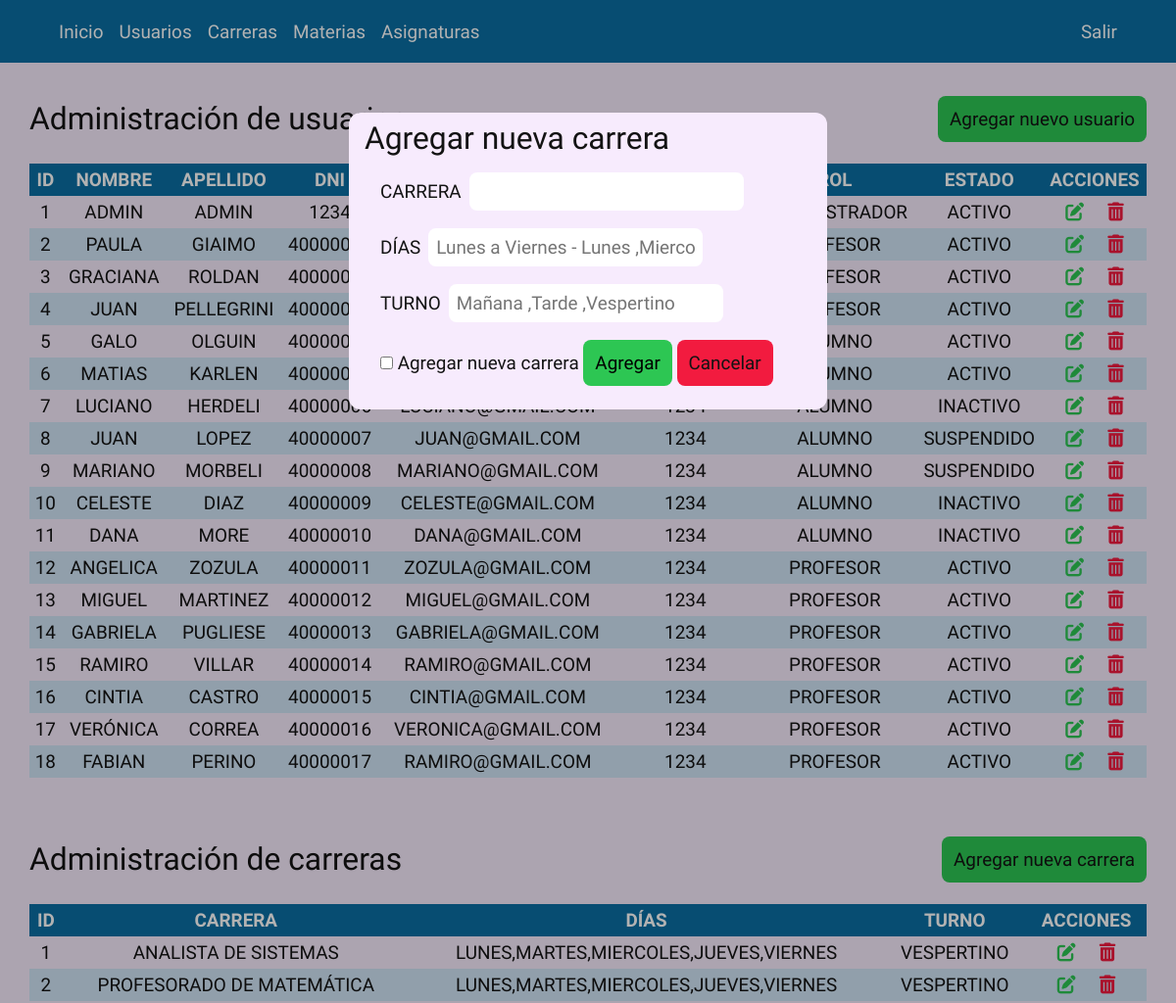
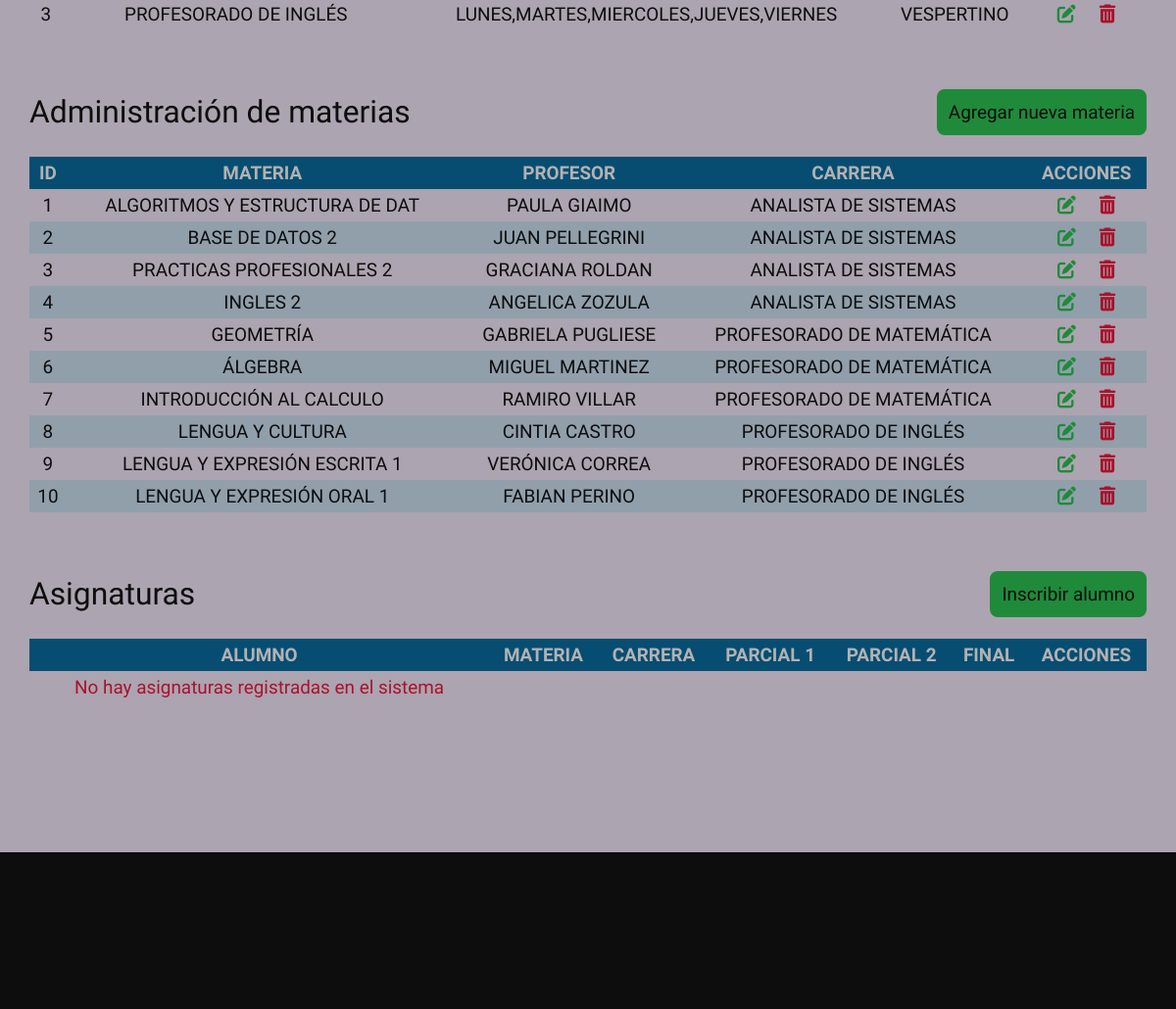
Screenshot of /panel.php?pan=1&acc=7 (signed in) with the database file from the repository (2 pictures, top to bottom).
### tables this page shows
create table usuarios(
    id int auto_increment,
    nombre varchar(30),
    apellido varchar(30),
    rol int,
    contraseña varchar(30),
    email varchar(30),
    dni int(8),
    foreign key (rol) references roles(id),
    primary key (id,rol)
);

create table roles(
    id int auto_increment,
    nombre varchar (30),
    primary key (id)
);

create table estados(
	id int auto_increment,
    nombreEstado varchar(30),
    primary key (id)
);

create table carreras(
	id int auto_increment,
    nombreCarrera varchar(70),
	diasCursada varchar(70),
    turno varchar(30),
    primary key (id)
);

create table materias(
    id int(2) auto_increment,
    materia varchar (30),
    profesor int,
    carrera int,
    foreign key (carrera) references carreras(id),
    foreign key (profesor) references usuarios(id),
    primary key (id,carrera)
);

### clases.php (the view, shortened to what this page needs)
<?php
function condb (){
        $serv="localhost";
        $usr="root";
        $pss="";
        $bd="alumni";
        $c=mysqli_connect($serv, $usr, $pss, $bd);
        return $c;
}
class Usuario {
    public static function listarUsuarios(){
        $con = condb();
        $data = mysqli_query($con,"select usuarios.id, usuarios.nombre, usuarios.apellido, roles.nombreRol, usuarios.contraseña, usuarios.email, usuarios.dni, estados.nombreEstado from usuarios inner join roles on usuarios.rol = roles.id inner join estados on usuarios.idEstado = estados.id order by id;");
        while ($info = mysqli_fetch_assoc($data)){ ?>
            <tr>
                <td><?php echo $info['id']; ?></td>
                <td><?php echo $info['nombre']; ?></td>
                <td><?php echo $info['apellido']; ?></td>
                <td><?php echo $info['dni']; ?></td>
                <td><?php echo $info['email']; ?></td>
                <td><?php echo $info['contraseña']; ?></td>
                <td><?php echo $info['nombreRol']; ?></td>
                <td><?php echo $info['nombreEstado']; ?></td>
                <td>
                    <p class="acciones">
                        <a class="modificar" href="panel.php?pan=1 & acc=1 & id=<?php echo $info['id']; ?>">
                            <i class="fa-solid fa-pen-to-square"></i>
                        </a>
                        <a class="eliminar" href="panel.php?pan=1 & acc=2 & id=<?php echo $info['id']; ?>">
                            <i class="fa-solid fa-trash-can"></i>
                        </a>
                    </p>
                </td>
            </tr>
<?php   }
    }
        ?>
    <?php }
}
class Materia{
    public static function listarMaterias(){
        $con = condb();
        $data = mysqli_query($con,"select materias.id, materias.materia, usuarios.nombre, usuarios.apellido, carreras.nombreCarrera from (( materias inner join usuarios on materias.profesor = usuarios.id ) inner join carreras on materias.carrera = carreras.id);");
        if(mysqli_affected_rows($con) == 0){
            echo "<tr><td><b class='bold red'>No hay materias registradas en el sistema</b></td></tr>";
        }else{
            while ($info = mysqli_fetch_assoc($data)){ ?>
                <tr>
                    <td><?php echo $info['id']; ?></td>
                    <td><?php echo $info['materia']; ?></td>
                    <td><?php echo $info['nombre'] ." " .$info['apellido']; ?></td>
                    <td><?php echo $info['nombreCarrera']; ?></td>
                    <td>
                        <p class="acciones">
                            <a class="modificar" href="panel.php?pan=1 & acc=5 & id=<?php echo $info['id']; ?>">
                                <i class="fa-solid fa-pen-to-square"></i>
                            </a>
                            <a class="eliminar" href="panel.php?pan=1 & acc=6 & id=<?php echo $info['id']; ?>">
                                <i class="fa-solid fa-trash-can"></i>
                            </a>
                        </p>
                    </td>
                </tr>
            <?php   }
        }
    }
}
class Carrera{
    public static function listarCarreras(){
        $con = condb();
        $data = mysqli_query($con,"select * from carreras;");
        if(mysqli_affected_rows($con) == 0){
            echo "<tr><td><b class='bold red'>No hay carreras registradas en el sistema</b></tr></td>";
        }else{
            while ($info = mysqli_fetch_assoc($data)){ ?>
                <tr>
                    <td><?php echo $info['id']; ?></td>
                    <td><?php echo $info['nombreCarrera']; ?></td>
                    <td><?php echo $info['diasCursada']; ?></td>
                    <td><?php echo $info['turno']; ?></td>
                    <td>
                        <p class="acciones">
                            <a class="modificar" href="panel.php?pan=1 & acc=8 & id=<?php echo $info['id']; ?>">
                                <i class="fa-solid fa-pen-to-square"></i>
                            </a>
                            <a class="eliminar" href="panel.php?pan=1 & acc=9 & id=<?php echo $info['id']; ?>">
                                <i class="fa-solid fa-trash-can"></i>
                            </a>
                        </p>
                    </td>
                </tr>
            <?php   }
        }
    }
}
class Notas{
    public static function listarNotas(){
        $con = condb();
        if(mysqli_affected_rows($con) == 0){
            echo "<tr><td><b class='bold red'>No hay asignaturas registradas en el sistema</b></tr></td>";
        }
    }
                $nombre = $info['nombre'] ." " .$info['apellido']?>
            <?php   }
}
?>

### css/style.css (style rules this page uses)
* { margin: 0; padding: 0; border: 0; font-size: 100%; font: inherit; vertical-align: baseline; }
:root { --color-blanco: #ffffff; --color-celeste100: #f7ebfd; --color-celeste200: #00a9e2; --color-celeste300 : #0B6FA4; --color-celeste400: #2c4268; --color-naranja300: #f06c00; --color-rojo200: #f21b3f; --color-verde100: #6ede8a; --color-verde200: #2dc653; --color-verde700: #026969; --color-gris200: #9b9c9b; --color-negro: #131313; --font-T300: 300 clamp(1rem, 0.2958rem + 2.2535vw, 3rem) 'Prompt', sans-serif; --font-T500: 500 clamp(1rem, 0.2958rem + 2.2535vw, 3rem) 'Prompt', sans-serif; --font-T700: 700 clamp(1rem, 0.2958rem + 2.2535vw, 3rem) 'Prompt', sans-serif; --font-TI300: italic 300 clamp(1rem, 0.2958rem + 2.2535vw, 3rem) 'Prompt', sans-serif; --font-P300: 300 clamp(0.75rem, 0.4419rem + 0.9859vw, 1.625rem) 'Prompt', sans-serif; --font-P500: 500 clamp(0.75rem, 0.4419rem + 0.9859vw, 1.625rem) 'Prompt', sans-serif; --font-P700: 700 clamp(0.75rem, 0.4419rem + 0.9859vw, 1.625rem) 'Prompt', sans-serif; --font-PI300: italic 300 clamp(0.75rem, 0.4419rem + 0.9859vw, 1.625rem) 'Prompt', sans-serif; }
body { font: var(--font-P300); color: var(--color-negro); }
.modificar { color: var(--color-verde200); }
.eliminar { color: var(--color-rojo200); }
.red { color: var(--color-rojo200); }
.bold { font-weight: 500; }

### css/panel.css (style rules this page uses)
table.lista td, table.lista th { padding: 5px 5px; }
table.lista tbody td { font: var(--font-P300); }
table.lista tr:nth-child(even) { background: #D0E4F5; }
.acciones { display: flex; justify-content: center; gap: 24px; }

### rows the page displays
usuarios: id "1", nombre "ADMIN", apellido "ADMIN", dni "1234", rol.nombreRol "ADMINISTRADOR", idEstado.nombreEstado "ACTIVO"
usuarios: id "2", nombre "PAULA", apellido "GIAIMO", dni "40000001", rol.nombreRol "PROFESOR", idEstado.nombreEstado "ACTIVO"
usuarios: id "3", nombre "GRACIANA", apellido "ROLDAN", dni "40000002", rol.nombreRol "PROFESOR", idEstado.nombreEstado "ACTIVO"
usuarios: id "4", nombre "JUAN", apellido "PELLEGRINI", dni "40000003", rol.nombreRol "PROFESOR", idEstado.nombreEstado "ACTIVO"
usuarios: id "5", nombre "GALO", apellido "OLGUIN", dni "40000004", rol.nombreRol "ALUMNO", idEstado.nombreEstado "ACTIVO"
usuarios: id "6", nombre "MATIAS", apellido "KARLEN", dni "40000005", rol.nombreRol "ALUMNO", idEstado.nombreEstado "ACTIVO"
usuarios: id "7", nombre "LUCIANO", apellido "HERDELI", dni "40000006", rol.nombreRol "ALUMNO", idEstado.nombreEstado "INACTIVO"
usuarios: id "8", nombre "JUAN", apellido "LOPEZ", dni "40000007", email "JUAN@GMAIL.COM", contraseña "1234", rol.nombreRol "ALUMNO", idEstado.nombreEstado "SUSPENDIDO"
usuarios: id "9", nombre "MARIANO", apellido "MORBELI", dni "40000008", email "MARIANO@GMAIL.COM", contraseña "1234", rol.nombreRol "ALUMNO", idEstado.nombreEstado "SUSPENDIDO"
usuarios: id "10", nombre "CELESTE", apellido "DIAZ", dni "40000009", email "CELESTE@GMAIL.COM", contraseña "1234", rol.nombreRol "ALUMNO", idEstado.nombreEstado "INACTIVO"
usuarios: id "11", nombre "DANA", apellido "MORE", dni "40000010", email "DANA@GMAIL.COM", contraseña "1234", rol.nombreRol "ALUMNO", idEstado.nombreEstado "INACTIVO"
usuarios: id "12", nombre "ANGELICA", apellido "ZOZULA", dni "40000011", email "ZOZULA@GMAIL.COM", contraseña "1234", rol.nombreRol "PROFESOR", idEstado.nombreEstado "ACTIVO"
usuarios: id "13", nombre "MIGUEL", apellido "MARTINEZ", dni "40000012", email "MIGUEL@GMAIL.COM", contraseña "1234", rol.nombreRol "PROFESOR", idEstado.nombreEstado "ACTIVO"
usuarios: id "14", nombre "GABRIELA", apellido "PUGLIESE", dni "40000013", email "GABRIELA@GMAIL.COM", contraseña "1234", rol.nombreRol "PROFESOR", idEstado.nombreEstado "ACTIVO"
usuarios: id "15", nombre "RAMIRO", apellido "VILLAR", dni "40000014", email "RAMIRO@GMAIL.COM", contraseña "1234", rol.nombreRol "PROFESOR", idEstado.nombreEstado "ACTIVO"
usuarios: id "16", nombre "CINTIA", apellido "CASTRO", dni "40000015", email "CINTIA@GMAIL.COM", contraseña "1234", rol.nombreRol "PROFESOR", idEstado.nombreEstado "ACTIVO"
usuarios: id "17", nombre "VERÓNICA", apellido "CORREA", dni "40000016", email "VERONICA@GMAIL.COM", contraseña "1234", rol.nombreRol "PROFESOR", idEstado.nombreEstado "ACTIVO"
usuarios: id "18", nombre "FABIAN", apellido "PERINO", dni "40000017", email "RAMIRO@GMAIL.COM", contraseña "1234", rol.nombreRol "PROFESOR", idEstado.nombreEstado "ACTIVO"
carreras: id "1", nombreCarrera "ANALISTA DE SISTEMAS", diasCursada "LUNES,MARTES,MIERCOLES,JUEVES,VIERNES", turno "VESPERTINO"
carreras: id "2", nombreCarrera "PROFESORADO DE MATEMÁTICA", diasCursada "LUNES,MARTES,MIERCOLES,JUEVES,VIERNES", turno "VESPERTINO"
carreras: id "3", nombreCarrera "PROFESORADO DE INGLÉS", diasCursada "LUNES,MARTES,MIERCOLES,JUEVES,VIERNES", turno "VESPERTINO"
materias: id "1", materia "ALGORITMOS Y ESTRUCTURA DE DAT", usuarios.nombre "PAULA", usuarios.apellido "GIAIMO", carrera.nombreCarrera "ANALISTA DE SISTEMAS"
materias: id "2", materia "BASE DE DATOS 2", usuarios.nombre "JUAN", usuarios.apellido "PELLEGRINI", carrera.nombreCarrera "ANALISTA DE SISTEMAS"
materias: id "3", materia "PRACTICAS PROFESIONALES 2", usuarios.nombre "GRACIANA", usuarios.apellido "ROLDAN", carrera.nombreCarrera "ANALISTA DE SISTEMAS"
materias: id "4", materia "INGLES 2", usuarios.nombre "ANGELICA", usuarios.apellido "ZOZULA", carrera.nombreCarrera "ANALISTA DE SISTEMAS"
materias: id "5", materia "GEOMETRÍA", usuarios.nombre "GABRIELA", usuarios.apellido "PUGLIESE", carrera.nombreCarrera "PROFESORADO DE MATEMÁTICA"
materias: id "6", materia "ÁLGEBRA", usuarios.nombre "MIGUEL", usuarios.apellido "MARTINEZ", carrera.nombreCarrera "PROFESORADO DE MATEMÁTICA"
materias: id "7", materia "INTRODUCCIÓN AL CALCULO", usuarios.nombre "RAMIRO", usuarios.apellido "VILLAR", carrera.nombreCarrera "PROFESORADO DE MATEMÁTICA"
materias: id "8", materia "LENGUA Y CULTURA", usuarios.nombre "CINTIA", usuarios.apellido "CASTRO", carrera.nombreCarrera "PROFESORADO DE INGLÉS"
materias: id "9", materia "LENGUA Y EXPRESIÓN ESCRITA 1", usuarios.nombre "VERÓNICA", usuarios.apellido "CORREA", carrera.nombreCarrera "PROFESORADO DE INGLÉS"
materias: id "10", materia "LENGUA Y EXPRESIÓN ORAL 1", usuarios.nombre "FABIAN", usuarios.apellido "PERINO", carrera.nombreCarrera "PROFESORADO DE INGLÉS"
